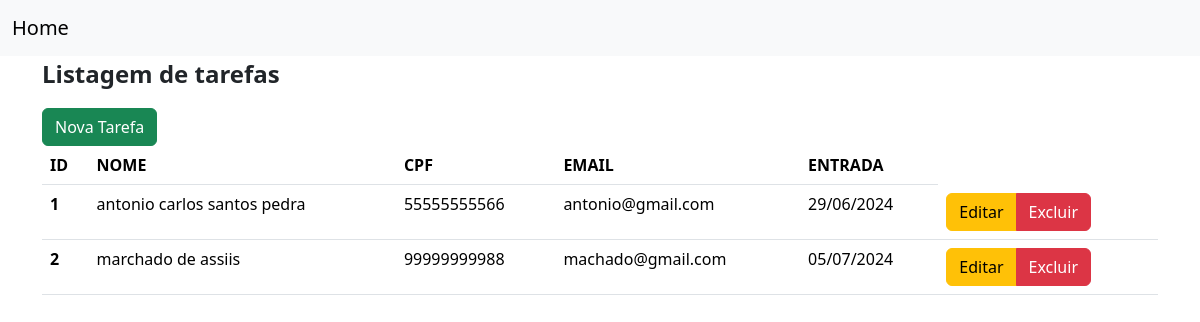
Before: / with the older database file.
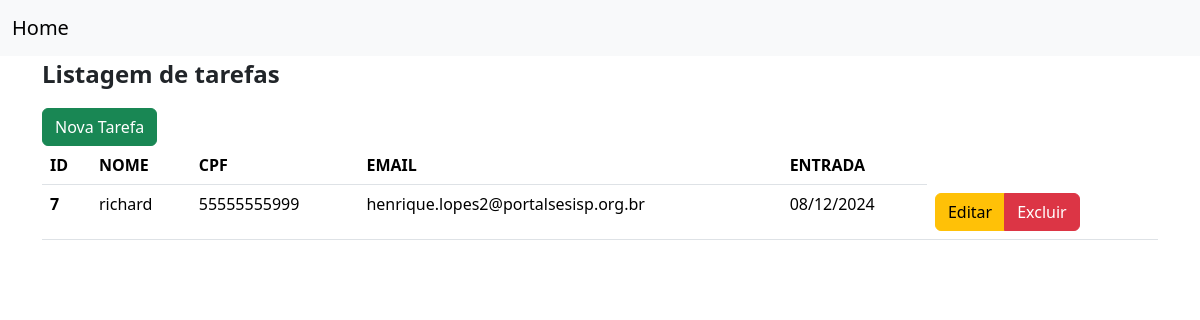
After: the same page with the newer database file.
### todos/models.py (models this page shows)
class Todo(models.Model):
    nome = models.CharField(max_length=100, null=False, blank=False)
    cpf = models.CharField(max_length=11, null=False, blank=False)
    email = models.CharField(max_length=100, null=False, blank=False)
    dtEntrada = models.DateTimeField( null=True, blank=True)

### todos/views.py (the view)
class todoListarView(ListView):
    model = Todo #classe deve usar o modelo ToDo (.\todos\models.py)

### todos/templates/todos/todolistar.html (shortened to what this page needs)
<html lang="pt-BR">
  <head>
        <link href="https://cdn.jsdelivr.net/npm/bootstrap@5.3.3/dist/css/bootstrap.min.css" rel="stylesheet" />
    </head>
    <body>
{% extends 'padrao.html' %}
{% block subtitulo %}
  Listagem de tarefas
{% endblock %}
{% block conteudo %}
  <a href="{% url 'todo_criar' %}"
      type="button" class="btn btn-success">Nova Tarefa</a>
  <table class="table">
    <thead>
      <tr>
        <th scope="col">ID</th>
        <th scope="col">NOME</th>
        <th scope="col">CPF</th>
        <th scope="col">EMAIL</th>
        <th scope="col">ENTRADA</th>
      </tr>
    </thead>
    <tbody>
            {% for tarefa in object_list %}
              <tr>
                <th scope="row">{{ tarefa.id }}</th>
                    <td>{{ tarefa.nome }}</td>
                    <td>{{ tarefa.cpf}}</td>
                    <td>{{ tarefa.email}}</td>
                    <td>{{ tarefa.dtEntrada|date:'SHORT_DATE_FORMAT'|default:'-' }}</td>
                <td>
                  <div class="btn-group" role="group" aria-label="Basic mixed styles example">
                    <button type="button"
                            onclick="window.location.href='{% url 'todo_atualizar' pk=tarefa.pk %}'"
                            class="btn btn-warning">Editar</button>
                            <button type="button"
                            onclick="window.location.href='{% url 'todo_excluir' pk=tarefa.pk %}'"
                            class="btn btn-danger">Excluir</button>
                  </div>
                </td>
              </tr>
            {% endfor %}
    </tbody>
  </table>
{% endblock%}

### todos/templates/padrao.html (shortened to what this page needs)
<!DOCTYPE html>
<html lang="pt-BR">
  <head>
    <link href="https://cdn.jsdelivr.net/npm/bootstrap@5.3.3/dist/css/bootstrap.min.css" rel="stylesheet" />
  </head>
  <body>
    <nav class="navbar navbar-expand-lg bg-body-tertiary">
      <div class="container-fluid">
        <a class="navbar-brand" href="#">Home</a>
      </div>
    </nav>
    <main class="container">
      <p class="text-start fs-4 fw-bold">
        {% block subtitulo %}
        {% endblock %}
      </p>
      {% block conteudo %}
      {% endblock %}
    </main>
  </body>
</html>

Changed rows visible on the page:
removed Todo: id "1", nome "antonio carlos santos pedra", cpf "55555555566", email "antonio@gmail.com", dtEntrada "29/06/2024"
removed Todo: id "2", nome "marchado de assiis", cpf "99999999988", email "machado@gmail.com", dtEntrada "05/07/2024"
added Todo: id "7", nome "richard", cpf "55555555999", email "henrique.lopes2@portalsesisp.org.br", dtEntrada "08/12/2024"
